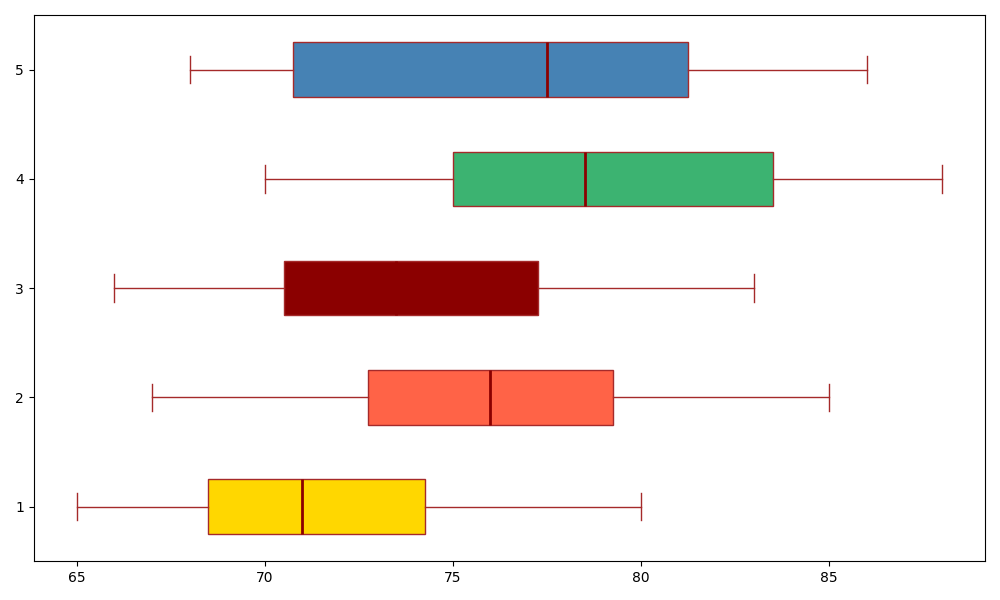

Reproduce this figure in Python.
import matplotlib.pyplot as plt
import numpy as np

chocolate_brands = ["CocoaHeaven", "ChocoDelight", "SweetCocoa", "DarkFantasy", "ChocoTwist", "NuttyBites"]

chocolate_data = {
    "CocoaHeaven": [75, 80, 78, 85, 82],
    "ChocoDelight": [70, 75, 72, 78, 79],
    "SweetCocoa": [68, 72, 70, 74, 69],
    "DarkFantasy": [80, 85, 83, 88, 86],
    "ChocoTwist": [65, 67, 66, 70, 68],
    "NuttyBites": [72, 77, 75, 79, 76]
}

box_data = [list(year_data) for year_data in zip(*chocolate_data.values())]

fig, ax = plt.subplots(figsize=(10, 6))

bplot = ax.boxplot(box_data, vert=False, patch_artist=True, notch=False,
                   boxprops=dict(facecolor='lightyellow', color='brown'),
                   whiskerprops=dict(color='brown'),
                   capprops=dict(color='brown'),
                   medianprops=dict(color='darkred', linewidth=2),
                   flierprops=dict(markerfacecolor='blue', marker='o', markersize=8, linestyle='none'))

colors = ['#FFD700', '#FF6347', '#8B0000', '#3CB371', '#4682B4', '#FF69B4']
for patch, color in zip(bplot['boxes'], colors):
    patch.set_facecolor(color)

plt.tight_layout()

plt.show()
